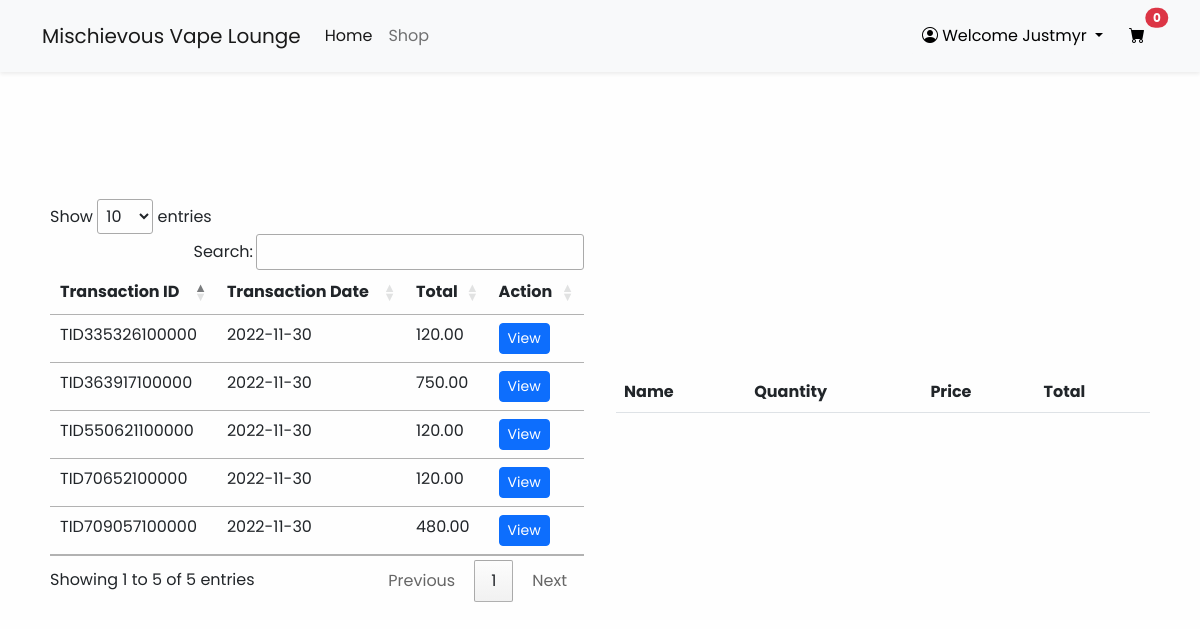
Screenshot of /mvl/transaction.php (signed in) with the database file from the repository.
### tables this page shows
CREATE TABLE `customer` (
  `CUSTOMER_ID` varchar(20) NOT NULL,
  `FIRSTNAME` varchar(30) NOT NULL,
  `LASTNAME` varchar(30) NOT NULL,
  `BIRTHDAY` date NOT NULL,
  `AGE` int(11) NOT NULL,
  `ADDRESS` varchar(150) NOT NULL
);

CREATE TABLE `transaction` (
  `TRANSACTION_ID` varchar(20) NOT NULL,
  `CUSTOMER_ID` varchar(20) NOT NULL,
  `TRANSACTION_DATE` date NOT NULL,
  `TOTAL` decimal(9,2) NOT NULL
);

### mvl/include/customer_info.php (called while the page is built, shortened)
<?php
$sql = "SELECT * FROM customer WHERE CUSTOMER_ID = '" . $_SESSION['CUSTOMER_ID'] . "';";
$customer = $conn->query($sql);
if ($customer->num_rows > 0) {
    while ($customer_info = $customer->fetch_assoc()) {
        $customer_id = $customer_info['CUSTOMER_ID'];
        $firstname = $customer_info['FIRSTNAME'];
    }
} else {
    echo "0 customers";
}

### mvl/transaction.php (the view, shortened to what this page needs)
<?php
include 'include/database.php';
if (isset($_SESSION['CUSTOMER_ID'])) {
    include "include/customer_info.php";
} else {
    header("Location: index.php");
}
?>
<!DOCTYPE html>
<html lang="en">
<head>
    <link href="https://cdn.jsdelivr.net/npm/bootstrap@5.2.3/dist/css/bootstrap.min.css" rel="stylesheet"
>
    <link rel="stylesheet" href="https://cdn.jsdelivr.net/npm/bootstrap-icons@1.10.2/font/bootstrap-icons.css">
    <link rel="stylesheet" href="css/style.css">
    <link rel="stylesheet" href="//cdn.datatables.net/1.13.1/css/jquery.dataTables.min.css">
</head>
<body>
    <?php include 'include/navbar.php'; ?>
    <section class="home-section">
        <div class="container h-100 py-5">
            <div class="d-flex align-items-center justify-content-start h-100 gap-3">
                <div class="table-responsive p-2 w-50">
                    <table class="table" id="transactionTable">
                        <thead>
                            <tr>
                                <th scope="col">Transaction ID</th>
                                <th scope="col">Transaction Date</th>
                                <th scope="col">Total</th>
                                <th scope="col">Action</th>
                            </tr>
                        </thead>
                        <tbody>
                            <?php
                            $sql = "SELECT * FROM transaction WHERE CUSTOMER_ID = '$customer_id';";
                            $transaction = $conn->query($sql);
                            if ($transaction->num_rows > 0) {
                                while ($transaction_data = $transaction->fetch_assoc()) {
                                    $transaction_id = $transaction_data['TRANSACTION_ID'];
                                    $transaction_date = $transaction_data['TRANSACTION_DATE'];
                                    $total = $transaction_data['TOTAL'];
                                    echo "<tr>";
                                    echo "<td>$transaction_id</td>";
                                    echo "<td>$transaction_date</td>";
                                    echo "<td>$total</td>";
                                    echo "<td><button id='$transaction_id' class='btn btn-primary btn-sm view-order-details'>View</button></td>";
                                    echo "</tr>";
                                }
                            }
                            ?>
                        </tbody>
                    </table>
                </div>
                <div class="table-responsive p-2 w-50 ">
                    <table class="table">
                        <thead>
                            <tr>
                                <th scope="col">Name</th>
                                <th scope="col">Quantity</th>
                                <th scope="col">Price</th>
                                <th scope="col">Total</th>
                            </tr>
                        </thead>
                    </table>
                </div>
            </div>
        </div>
    </section>
</body>
</html>

### mvl/include/navbar.php (shortened to what this page needs)
<nav class="navbar navbar-expand-lg bg-light py-3 fixed-top shadow-sm">
    <div class="container">
        <a class="navbar-brand" href="#">Mischievous Vape Lounge</a>
        <div class="collapse navbar-collapse me-auto" id="navbarSupportedContent">
            <ul class="navbar-nav">
                <li class="nav-item">
                    <a class="nav-link active" aria-current="page" href="index.php">Home</a>
                </li>
                <li class="nav-item">
                    <a class="nav-link" href="shop.php">Shop</a>
                </li>
            </ul>
        </div>
        <div class="d-flex">
            <?php
            if (isset($_SESSION['CUSTOMER_ID'])) {
            ?>
            <div class="dropdown">
                <button class="btn btn-light dropdown-toggle" type="button" data-bs-toggle="dropdown"
                    aria-expanded="false">
                    <i class="bi bi-person-circle"></i> Welcome <?php echo $firstname; ?>
                </button>
            </div>
            <?php
            } else {
            ?>
            <button type="button" class="btn btn-light" data-bs-toggle="modal" data-bs-target="#loginModal">
                <i class="bi bi-person-circle"></i>
            </button>
            <?php
            }
            $cart_count = 0;
            if (isset($_SESSION['CUSTOMER_ID'])) {
                $sql = "SELECT COUNT(*) FROM CART WHERE CUSTOMER_ID = '" . $_SESSION['CUSTOMER_ID'] . "';";
                $cart = $conn->query($sql);
                if ($cart->num_rows > 0) {
                    while ($cart_data = $cart->fetch_assoc()) {
                        $cart_count = $cart_data['COUNT(*)'];
                    }
                }
            }
            ?>
            <button class="btn btn-light position-relative" type="button" data-bs-toggle="offcanvas"
                data-bs-target="#offcanvasExample" aria-controls="offcanvasExample">
                <i class="bi bi-cart-fill"></i>
                <span class="position-absolute top-0 start-100 translate-middle badge rounded-pill bg-danger">
                    <?php echo $cart_count; ?>
                </span>
            </button>
        </div>
    </div>
</nav>

### mvl/css/style.css (style rules this page uses)
* { font-family: "Poppins", sans-serif; }
section.home-section { height: 100vh; background-color: #fefefe; }

### rows the page displays
customer: FIRSTNAME "Justmyr"
transaction: TRANSACTION_ID "TID335326100000", TRANSACTION_DATE "2022-11-30", TOTAL "120.00"
transaction: TRANSACTION_ID "TID363917100000", TRANSACTION_DATE "2022-11-30", TOTAL "750.00"
transaction: TRANSACTION_ID "TID550621100000", TRANSACTION_DATE "2022-11-30", TOTAL "120.00"
transaction: TRANSACTION_ID "TID70652100000", TRANSACTION_DATE "2022-11-30", TOTAL "120.00"
transaction: TRANSACTION_ID "TID709057100000", TRANSACTION_DATE "2022-11-30", TOTAL "480.00"

### other values shown
$cart_count "0"
